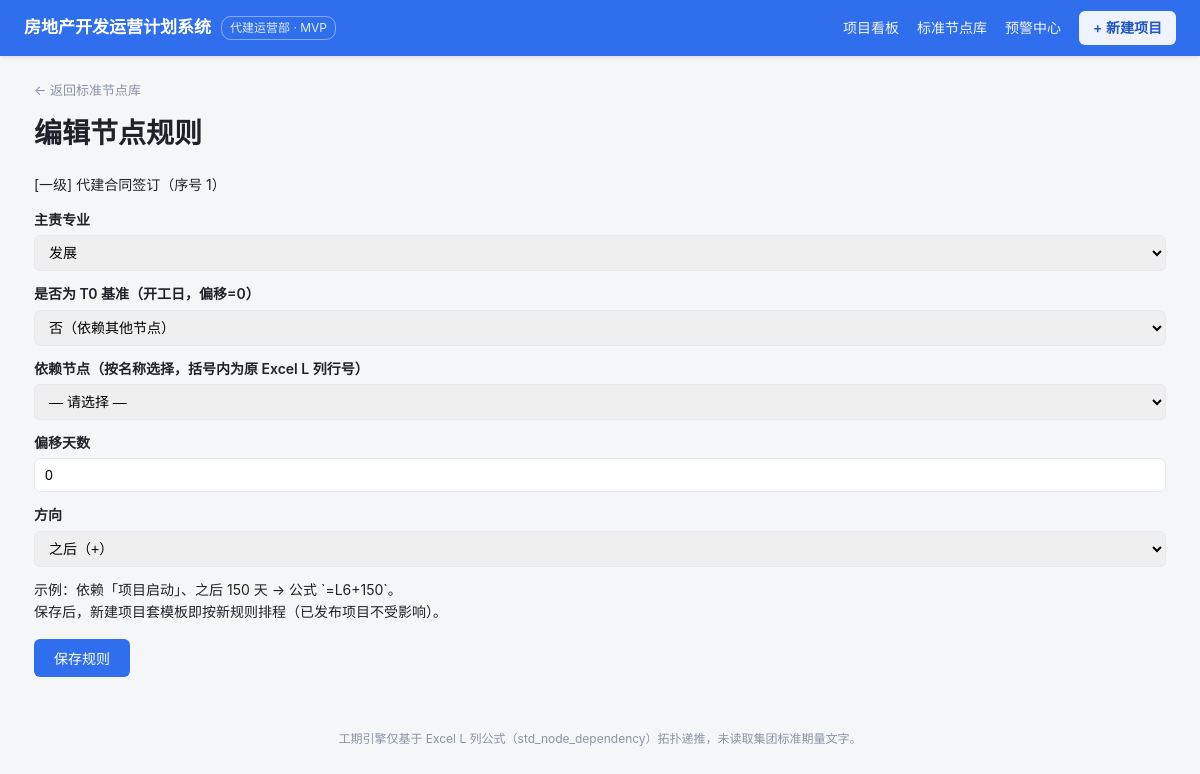
Page /std-node/1/edit on the committed database.
### tables this page shows
CREATE TABLE "std_node" ("id" INTEGER PRIMARY KEY, "excel_row" INTEGER, "level" TEXT, "seq" INTEGER, "name" TEXT, "profession_id" INTEGER, "deliverable" TEXT, "support_doc" TEXT, "duration" INTEGER, "tmpl_finish_formula" TEXT, "depend_row" INTEGER, "offset_days" INTEGER, "base_is_t0" INTEGER, "has_condition" INTEGER, "version_no" INTEGER);

CREATE TABLE "profession" ("id" INTEGER PRIMARY KEY, "code" TEXT, "name" TEXT, "remark" TEXT);

### app/app.py (the view, shortened to what this page needs)
@app.route("/std-node/<int:nid>/edit", methods=["GET", "POST"])
def edit_std_node(nid):
    con = db(); cur = con.cursor()
    cur.execute("SELECT id,level,seq,name,profession_id,tmpl_finish_formula,depend_row,offset_days,base_is_t0 FROM std_node WHERE id=?", (nid,))
    node = cur.fetchone()
    cur.execute("SELECT std_node_id,depend_row,offset_days,base_is_t0,direction FROM std_node_dependency WHERE std_node_id=?", (nid,))
    dep = cur.fetchone()
    cur.execute("SELECT id,name FROM profession")
    profs = cur.fetchall()
    cur.execute("SELECT id,excel_row,level,seq,name FROM std_node ORDER BY level,seq,excel_row")
    all_nodes = cur.fetchall()
    cur.execute("SELECT 1 FROM std_node_rule WHERE std_node_id=? LIMIT 1", (nid,))
    has_rule = bool(cur.fetchone())
    cur.close(); con.close()
    return render_template("edit_std_node.html", node=node, dep=dep, profs=profs, all_nodes=all_nodes, has_rule=has_rule)

### app/app.py (called while the page is built)
def db():
    return get_conn()

### db/dbconn.py (called while the page is built, shortened)
def _dict_factory(cursor, row):
    return {col[0]: row[i] for i, col in enumerate(cursor.description)}

def get_conn():
    con = sqlite3.connect(SQLITE_PATH, check_same_thread=False)
    con.row_factory = _dict_factory
    con.execute("PRAGMA journal_mode=DELETE")
    con.execute("PRAGMA busy_timeout=5000")
    return con

### app/templates/edit_std_node.html (shortened to what this page needs)
<meta charset="UTF-8">{% extends "base.html" %}
{% block content %}
<a class="back" href="{{ url_for('std_nodes') }}">← 返回标准节点库</a>
<h1 style="margin-top:10px">编辑节点规则</h1>
<div class="lead">[{{ node.level }}] {{ node.name }}（序号 {{ node.seq or '—' }}）</div>
<div class="form-wrap">
  <form method="post">
    <label>主责专业</label>
    <select name="profession_id">
      {% for pr in profs %}<option value="{{ pr.id }}" {% if pr.id == node.profession_id %}selected{% endif %}>{{ pr.name }}</option>{% endfor %}
    </select>
    <label>是否为 T0 基准（开工日，偏移=0）</label>
    <select id="baseSel" name="base_is_t0" onchange="toggleDep()">
      <option value="0" {% if not (dep and dep.base_is_t0) %}selected{% endif %}>否（依赖其他节点）</option>
    </select>
    <div id="depBox">
      <label>依赖节点（按名称选择，括号内为原 Excel L 列行号）</label>
      <select name="depend_row">
        <option value>— 请选择 —</option>
      </select>
    </div>
    <label>偏移天数</label>
    <input name="offset_days" type="number" value="{% if dep %}{{ dep.offset_days|abs }}{% else %}0{% endif %}">
    <label>方向</label>
    <select name="direction">
      <option value="之后" {% if not (dep and dep.direction == '之前') %}selected{% endif %}>之后（+）</option>
    </select>
    <div class="lead" style="margin-top:12px">示例：依赖「项目启动」、之后 150 天 → 公式 `=L6+150`。<br>
      保存后，新建项目套模板即按新规则排程（已发布项目不受影响）。</div>
    <button class="btn" type="submit">保存规则</button>
  </form>
</div>
{% endblock %}

### app/static/style.css (style rules this page uses)
:root { --bg: #f5f6f8; --panel: #ffffff; --ink: #1f2329; --muted: #8a94a6; --line: #e6e9ef; --brand: #2f6fed; --brand-d: #1f54c4; --ok: #1f9d55; --warn: #e8820c; --crit: #d9483b; }
* { box-sizing: border-box; }
html, body { margin: 0; padding: 0; }
body { font-family: -apple-system, "Segoe UI", "PingFang SC", "Microsoft YaHei", sans-serif; background: var(--bg); color: var(--ink); font-size: 14px; line-height: 1.6; }
label { display: block; margin: 12px 0 4px; font-weight: 600; }
input, select, textarea { width: 100%; padding: 8px 10px; border: 1px solid var(--line); border-radius: 6px; font-size: 14px; }
.btn { display: inline-block; margin-top: 16px; background: var(--brand); color: #fff; border: none; padding: 9px 20px; border-radius: 6px; cursor: pointer; font-size: 14px; }
.back { color: var(--muted); text-decoration: none; font-size: 13px; }

### rows in the picture
std_node: level "一级", name "代建合同签订", seq "1", profession_id "发展"
